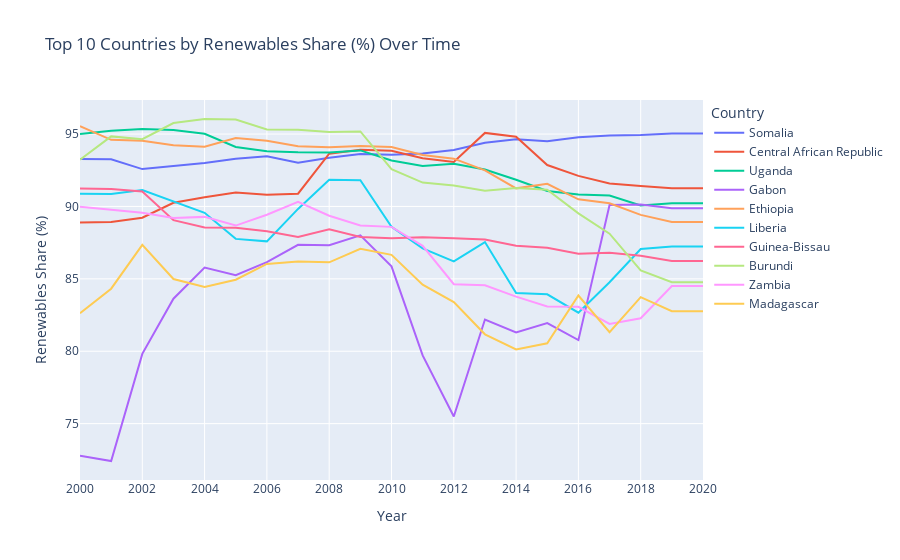

The code cell stored with this chart in its notebook:
### Code cell
import pandas as pd
import plotly.express as px

# Load  dataset
df = pd.read_csv("../data/cleaned/enhanced_energy_features_final.csv")

# Ensure year is an integer
df['year'] = df['year'].astype(int)

# Step 1: Get top 10 countries by renewables share in 2020
top10_countries = (
    df[df['year'] == 2020]
    .nlargest(10, 'renewables_share_pct')
    .sort_values('renewables_share_pct', ascending=False)
)['country'].tolist()

# Step 2: Filter dataset and avoid SettingWithCopyWarning
df_top10 = df[df['country'].isin(top10_countries)].copy()

# Explicitly set country order to control legend sorting
df_top10['country'] = pd.Categorical(
    df_top10['country'],
    categories=top10_countries,
    ordered=True
)

# Step 3: Create line chart with legend ordered
fig = px.line(
    df_top10,
    x='year',
    y='renewables_share_pct',
    color='country',
    title='Top 10 Countries by Renewables Share (%) Over Time',
    labels={
        'renewables_share_pct': 'Renewables Share (%)',
        'year': 'Year'
    },
    category_orders={'country': top10_countries},  # ensure proper legend order
)

# Step 4: Format chart layout
fig.update_layout(
    legend_title_text='Country',
    legend_traceorder='normal',
    legend=dict(
        font=dict(size=12),
        yanchor="top",
        y=1,
        xanchor="left",
        x=1.01
    ),
    xaxis=dict(tickmode='linear', tick0=2000, dtick=2),
)

fig.show()

### Figure 1 — Plotly figure (JSON) as saved in the notebook; plotly's stock layout.template omitted (floating-point values rounded to 4 significant figures)
{"data": [{"hovertemplate": "country=Somalia<br>Year=%{x}<br>Renewables Share (%)=%{y}<extra></extra>", "legendgroup": "Somalia", "line": {"color": "#636efa", "dash": "solid"}, "marker": {"symbol": "circle"}, "mode": "lines", "name": "Somalia", "orientation": "v", "showlegend": true, "type": "scatter", "x": [2000, 2001, 2002, 2003, 2004, 2005, 2006, 2007, 2008, 2009, 2010, 2011, 2012, 2013, 2014, 2015, 2016, 2017, 2018, 2019, 2020], "xaxis": "x", "y": [93.28, 93.26, 92.58, 92.8, 93, 93.3, 93.47, 93.02, 93.37, 93.63, 93.57, 93.65, 93.9, 94.4, 94.64, 94.5, 94.78, 94.9, 94.93, 95.03, 95.03], "yaxis": "y"}, {"hovertemplate": "country=Central African Republic<br>Year=%{x}<br>Renewables Share (%)=%{y}<extra></extra>", "legendgroup": "Central African Republic", "line": {"color": "#EF553B", "dash": "solid"}, "marker": {"symbol": "circle"}, "mode": "lines", "name": "Central African Republic", "orientation": "v", "showlegend": true, "type": "scatter", "x": [2000, 2001, 2002, 2003, 2004, 2005, 2006, 2007, 2008, 2009, 2010, 2011, 2012, 2013, 2014, 2015, 2016, 2017, 2018, 2019, 2020], "xaxis": "x", "y": [88.9, 88.92, 89.22, 90.25, 90.64, 90.96, 90.8, 90.88, 93.64, 93.91, 93.84, 93.33, 93.07, 95.08, 94.82, 92.86, 92.11, 91.58, 91.42, 91.26, 91.26], "yaxis": "y"}, {"hovertemplate": "country=Uganda<br>Year=%{x}<br>Renewables Share (%)=%{y}<extra></extra>", "legendgroup": "Uganda", "line": {"color": "#00cc96", "dash": "solid"}, "marker": {"symbol": "circle"}, "mode": "lines", "name": "Uganda", "orientation": "v", "showlegend": true, "type": "scatter", "x": [2000, 2001, 2002, 2003, 2004, 2005, 2006, 2007, 2008, 2009, 2010, 2011, 2012, 2013, 2014, 2015, 2016, 2017, 2018, 2019, 2020], "xaxis": "x", "y": [95.01, 95.22, 95.35, 95.28, 95.02, 94.11, 93.82, 93.74, 93.73, 93.87, 93.18, 92.79, 92.95, 92.55, 91.84, 91.07, 90.83, 90.76, 90.07, 90.22, 90.22], "yaxis": "y"}, {"hovertemplate": "country=Gabon<br>Year=%{x}<br>Renewables Share (%)=%{y}<extra></extra>", "legendgroup": "Gabon", "line": {"color": "#ab63fa", "dash": "solid"}, "marker": {"symbol": "circle"}, "mode": "lines", "name": "Gabon", "orientation": "v", "showlegend": true, "type": "scatter", "x": [2000, 2001, 2002, 2003, 2004, 2005, 2006, 2007, 2008, 2009, 2010, 2011, 2012, 2013, 2014, 2015, 2016, 2017, 2018, 2019, 2020], "xaxis": "x", "y": [72.78, 72.42, 79.82, 83.63, 85.78, 85.25, 86.16, 87.35, 87.32, 88, 85.86, 79.71, 75.49, 82.19, 81.3, 81.95, 80.77, 90.1, 90.13, 89.88, 89.88], "yaxis": "y"}, {"hovertemplate": "country=Ethiopia<br>Year=%{x}<br>Renewables Share (%)=%{y}<extra></extra>", "legendgroup": "Ethiopia", "line": {"color": "#FFA15A", "dash": "solid"}, "marker": {"symbol": "circle"}, "mode": "lines", "name": "Ethiopia", "orientation": "v", "showlegend": true, "type": "scatter", "x": [2000, 2001, 2002, 2003, 2004, 2005, 2006, 2007, 2008, 2009, 2010, 2011, 2012, 2013, 2014, 2015, 2016, 2017, 2018, 2019, 2020], "xaxis": "x", "y": [95.55, 94.6, 94.53, 94.23, 94.13, 94.73, 94.54, 94.16, 94.09, 94.18, 94.11, 93.56, 93.3, 92.49, 91.25, 91.56, 90.49, 90.22, 89.42, 88.92, 88.92], "yaxis": "y"}, {"hovertemplate": "country=Liberia<br>Year=%{x}<br>Renewables Share (%)=%{y}<extra></extra>", "legendgroup": "Liberia", "line": {"color": "#19d3f3", "dash": "solid"}, "marker": {"symbol": "circle"}, "mode": "lines", "name": "Liberia", "orientation": "v", "showlegend": true, "type": "scatter", "x": [2000, 2001, 2002, 2003, 2004, 2005, 2006, 2007, 2008, 2009, 2010, 2011, 2012, 2013, 2014, 2015, 2016, 2017, 2018, 2019, 2020], "xaxis": "x", "y": [90.88, 90.86, 91.14, 90.35, 89.56, 87.76, 87.59, 89.83, 91.84, 91.81, 88.59, 87.1, 86.21, 87.54, 84.02, 83.93, 82.66, 84.77, 87.06, 87.24, 87.24], "yaxis": "y"}, {"hovertemplate": "country=Guinea-Bissau<br>Year=%{x}<br>Renewables Share (%)=%{y}<extra></extra>", "legendgroup": "Guinea-Bissau", "line": {"color": "#FF6692", "dash": "solid"}, "marker": {"symbol": "circle"}, "mode": "lines", "name": "Guinea-Bissau", "orientation": "v", "showlegend": true, "type": "scatter", "x": [2000, 2001, 2002, 2003, 2004, 2005, 2006, 2007, 2008, 2009, 2010, 2011, 2012, 2013, 2014, 2015, 2016, 2017, 2018, 2019, 2020], "xaxis": "x", "y": [91.24, 91.21, 91.04, 89.05, 88.55, 88.53, 88.29, 87.9, 88.42, 87.89, 87.81, 87.87, 87.81, 87.71, 87.28, 87.15, 86.73, 86.8, 86.59, 86.24, 86.24], "yaxis": "y"}, {"hovertemplate": "country=Burundi<br>Year=%{x}<br>Renewables Share (%)=%{y}<extra></extra>", "legendgroup": "Burundi", "line": {"color": "#B6E880", "dash": "solid"}, "marker": {"symbol": "circle"}, "mode": "lines", "name": "Burundi", "orientation": "v", "showlegend": true, "type": "scatter", "x": [2000, 2001, 2002, 2003, 2004, 2005, 2006, 2007, 2008, 2009, 2010, 2011, 2012, 2013, 2014, 2015, 2016, 2017, 2018, 2019, 2020], "xaxis": "x", "y": [93.23, 94.84, 94.65, 95.76, 96.04, 96.01, 95.31, 95.29, 95.15, 95.18, 92.57, 91.65, 91.45, 91.08, 91.28, 91.15, 89.52, 88.12, 85.58, 84.77, 84.77], "yaxis": "y"}, {"hovertemplate": "country=Zambia<br>Year=%{x}<br>Renewables Share (%)=%{y}<extra></extra>", "legendgroup": "Zambia", "line": {"color": "#FF97FF", "dash": "solid"}, "marker": {"symbol": "circle"}, "mode": "lines", "name": "Zambia", "orientation": "v", "showlegend": true, "type": "scatter", "x": [2000, 2001, 2002, 2003, 2004, 2005, 2006, 2007, 2008, 2009, 2010, 2011, 2012, 2013, 2014, 2015, 2016, 2017, 2018, 2019, 2020], "xaxis": "x", "y": [89.98, 89.76, 89.56, 89.2, 89.28, 88.68, 89.43, 90.32, 89.36, 88.68, 88.59, 87.28, 84.63, 84.56, 83.77, 83.09, 83.07, 81.89, 82.28, 84.5, 84.5], "yaxis": "y"}, {"hovertemplate": "country=Madagascar<br>Year=%{x}<br>Renewables Share (%)=%{y}<extra></extra>", "legendgroup": "Madagascar", "line": {"color": "#FECB52", "dash": "solid"}, "marker": {"symbol": "circle"}, "mode": "lines", "name": "Madagascar", "orientation": "v", "showlegend": true, "type": "scatter", "x": [2000, 2001, 2002, 2003, 2004, 2005, 2006, 2007, 2008, 2009, 2010, 2011, 2012, 2013, 2014, 2015, 2016, 2017, 2018, 2019, 2020], "xaxis": "x", "y": [82.62, 84.32, 87.35, 84.99, 84.44, 84.94, 86.03, 86.19, 86.14, 87.07, 86.66, 84.6, 83.4, 81.17, 80.12, 80.55, 83.85, 81.32, 83.74, 82.77, 82.77], "yaxis": "y"}], "layout": {"legend": {"font": {"size": 12}, "title": {"text": "Country"}, "tracegroupgap": 0, "traceorder": "normal", "x": 1.01, "xanchor": "left", "y": 1, "yanchor": "top"}, "title": {"text": "Top 10 Countries by Renewables Share (%) Over Time"}, "xaxis": {"anchor": "y", "domain": [0, 1], "dtick": 2, "tick0": 2000, "tickmode": "linear", "title": {"text": "Year"}}, "yaxis": {"anchor": "x", "domain": [0, 1], "title": {"text": "Renewables Share (%)"}}}}
